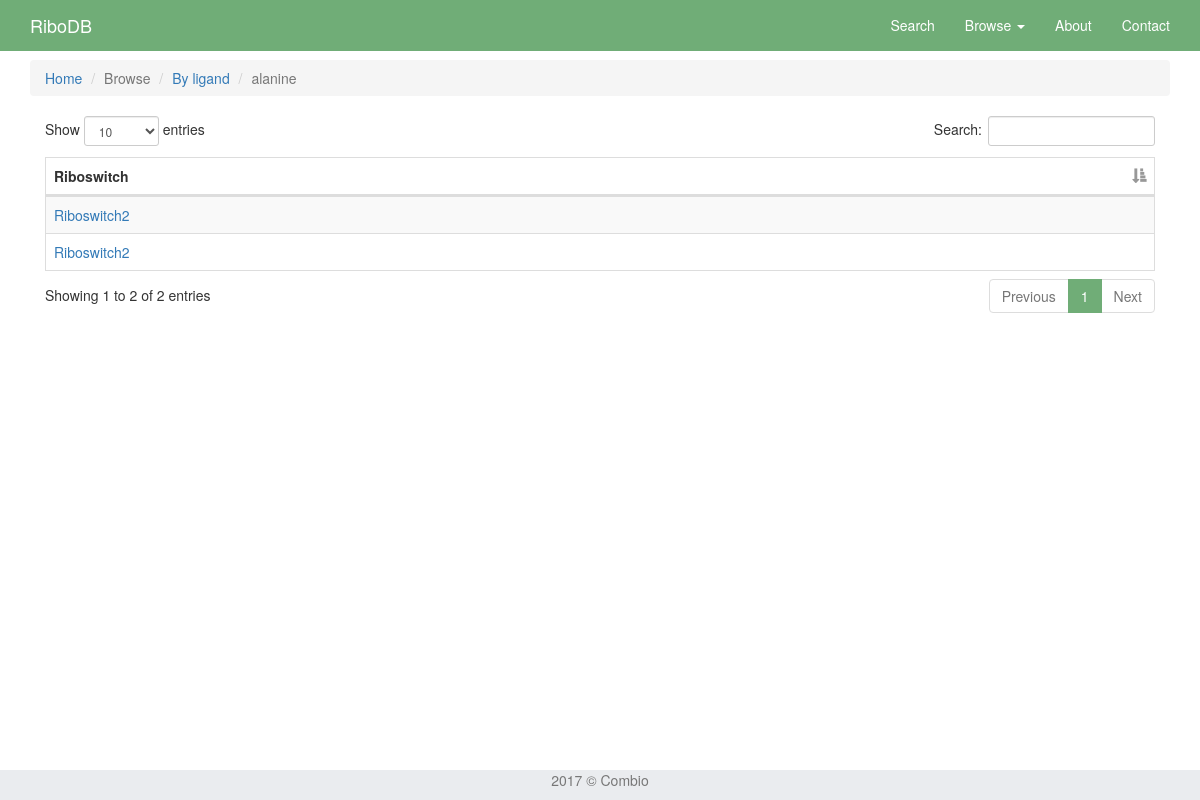
Before: /browser/ligand/alanine/ with the older database file.
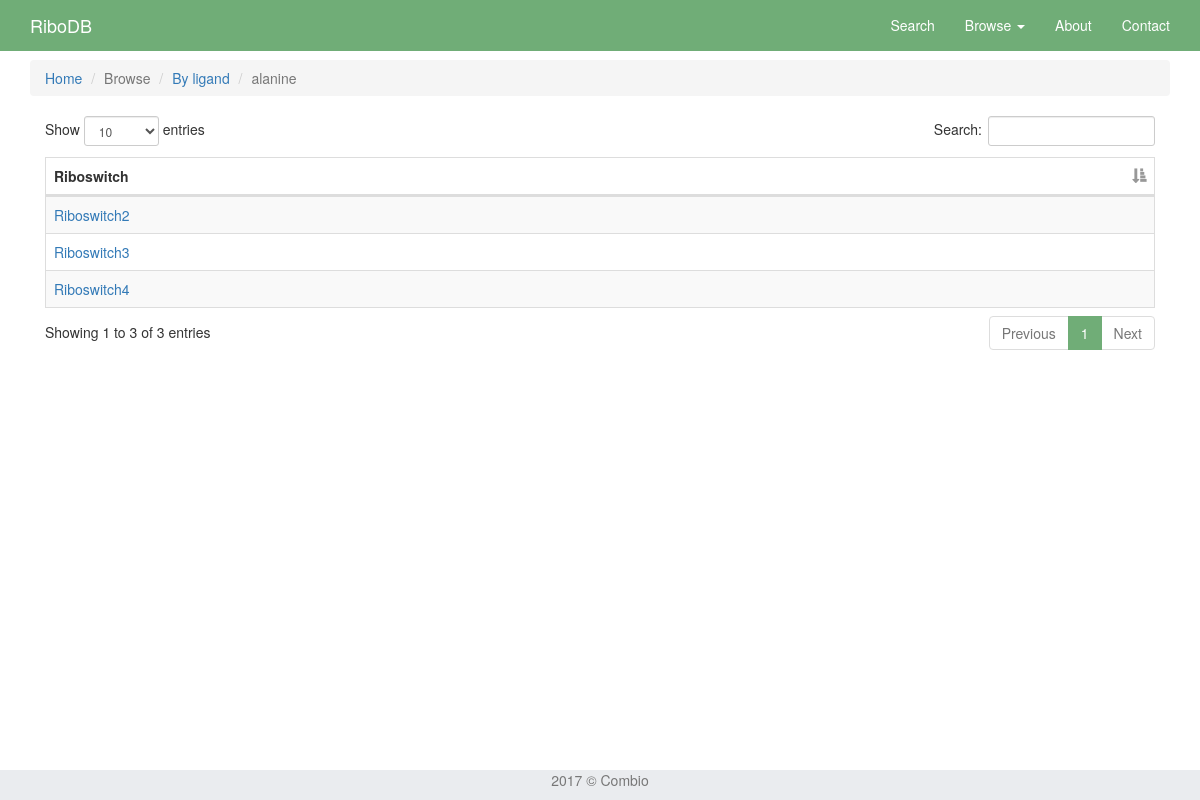
After: the same page with the newer database file.
### database/models.py (models this page shows, shortened)
class Record(models.Model):
	family = models.ForeignKey('RiboFamily', null = True)
	gene = models.OneToOneField('Gene', null = True, related_name = 'gene')
	genes_under_operon_regulation = models.ManyToManyField('Gene', related_name = 'operon_gene') # MANY TO MANY
	terminator = models.OneToOneField('Position', null = True, related_name = 'terminator')
	promoter = models.OneToOneField('Position', null = True, related_name = 'promoter')
	articles = models.ManyToManyField('Article', related_name = 'article') # MANY TO MANY
	name = models.CharField('nazwa', max_length = 20)
	EFFECT_CHOICES = (
		('+', 'ACTIVATION'),
		('.', 'UNKNOWN'),
		('-', 'SILECING'),
	)
	effect = models.CharField(max_length = 1, choices = EFFECT_CHOICES, default = '.')
	MECHANISM_CHOICES = (
		('TRN', 'TRANSCRIPTION'),
		('TRL', 'TRANSLATION'),
		('UN', 'UNKNOWN'),
		('DG', 'DEGRADATION'),
	)
	mechanism = models.CharField(max_length = 3, choices = MECHANISM_CHOICES, default = 'UN')
	mechanism_confirmation = models.ForeignKey('Article', related_name = 'confirmation', null = True)

### database/views.py (the view)
# urls.py: url(r'^browser/ligand/(?P<ligand_name>[A-Za-z]+)/$', views.ligand_details, name='ligand_details'),
def ligand_details(request, ligand_name):
    recordList = []
    name = ligand_name
    for e in Record.objects.all():
        if e.family != None:
            if ligand_name in str(e.family.ribo_class.ligands.all()):
                dic = {
                    'id': e.id,
                    'name': e.name,
                    'ligand': None,
                }
                dic['name'] = e.name if e.name != None else dic['name']
                dic['ligand'] = e.family.ribo_class.ligands.all()[0].name if e.family.ribo_class.ligands.all() != None else dic['ligand']
                recordList.append(dic.copy())
    context = {
        'recordList': recordList,
        'name': name,
    }
    print(recordList)
    return render(request, 'database/ligand_details.html', context)

### database/models.py (called while the page is built)
	def __str__(self):
		return 'LiC: {} {}'.format(self.name, self.description)

	def __str__(self):
		return 'Li: |{}| {} {} {}'.format(self.ligand_class, self.name, self.description, self.image_name)

### database/templates/database/ligand_details.html (shortened to what this page needs)
{% extends 'database/base.html' %}
{% load static %}
{% block css_plugins %}
<link rel="stylesheet" type="text/css" href="{% static "database/plugins/datatables/styles/datatables.bootstrap.min.css" %}">
{% endblock %}
{% block content %}
	<div class="container">
		  <div class="bs-example">
		      <ul class="breadcrumb">
		          <li><a href="{% url 'database:index' %}">Home</a></li>
		          <li class="active">Browse</li>
		          <li><a href="{% url 'database:ligand_browser' %}">By ligand</a></li>
		          <li class="active">{{ name }}</li>
		      </ul>
		  </div>
			<div id="table_wrapper" class="dataTables wrapper form-inline dt-bootstrap no-footer">
				<div class="col-xs-12">
					<table id="ligand-table" class="table table-striped table-bordered" cellspacing="0" width="100%">
						<thead>
							<tr>
								<th>Riboswitch</th>
							</tr>
						</thead>
							<tbody>
							{% for rr in recordList %}
								<tr role="row">
									<td><a href="{% url 'search:record' rr.name %}">{{ rr.name }}</a></td>
								</tr>
							{% endfor %}
							</tbody>
					</table>
				</div>
			</div>
		</div>
{% endblock %}

Changed rows visible on the page:
removed Record: name "Riboswitch2"
added Record: name "Riboswitch3"
added Record: name "Riboswitch4"
Other visible differences:
text written by a page script: "Show entries Search: Showing 1 to 2 of 2 entries Previous 1 Next" → "Show entries Search: Showing 1 to 3 of 3 entries Previous 1 Next"
